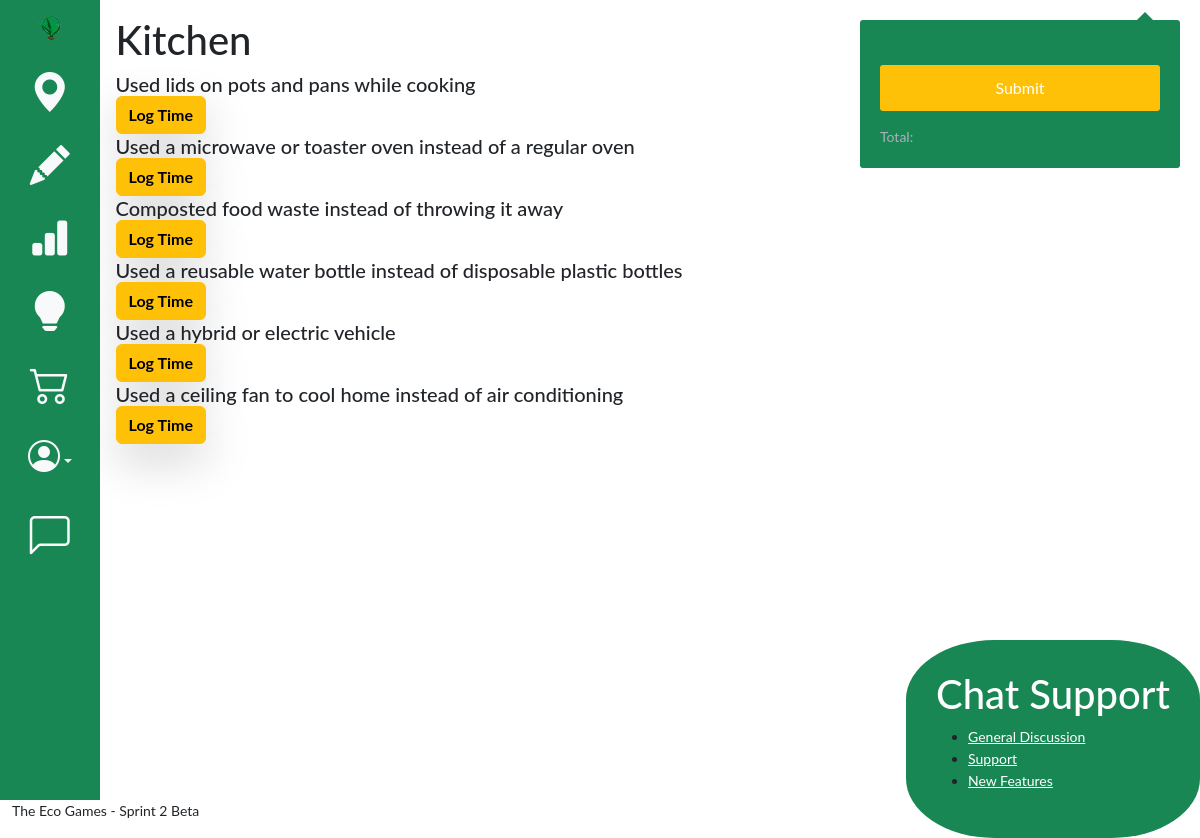
Screenshot of /game/activities/35 (signed in) with the database file from the repository.
### game/models.py (models this page shows, shortened)
class Category(models.Model):
    name=models.CharField(max_length=128)

class Activity(models.Model):
    title = models.TextField(max_length=128, unique=True)
    points=models.IntegerField()
    cat=models.ForeignKey(Category, on_delete=models.CASCADE)
    class ActivityType(models.TextChoices):
        TIMEREQUIRED = 'TR', ('Time required')
        TIMENOTREQUIRED = 'TNR', ('Time not required')
    type=models.CharField(max_length=4, default=ActivityType.TIMENOTREQUIRED)

### game/views.py (the view)
# urls.py: path('activities/<int:pk>', views.ActivitiesDetailView.as_view(), name='activitiesDetails'),
class ActivitiesDetailView(LoginRequiredMixin, DetailView):
    model=Category
    template_name="game/activitiesDetail.html"
    def get_context_data(self, **kwargs):
        context={}
        category=get_object_or_404(Category, pk=self.kwargs['pk'])
        player, created = Challenger.objects.get_or_create(user=self.request.user)
        player.save()
        context['line_items']=getCartItems(player)
        cart, created = UserCart.objects.get_or_create(challenger=player)
        cart.save()
        context['activity_list']=Activity.objects.filter(cat=category)
        context['category']=category
        context['cart'] = cart
        test=Activity.objects.filter(id=78)
        return context

### game/views.py (called while the page is built)
@login_required
def getCartItems(player):
    cart, created = UserCart.objects.get_or_create(challenger=player)
    cart.save()
    context={}
    context['line_items'] = LineItem.objects.filter(cart=cart, checkedOut=False, dateRecorded=date.today()) #set up the line items
    return context['line_items']

### game/templates/game/activitiesDetail.html (shortened to what this page needs)
{% extends 'base.html' %}
{% block content %}
    <h1>{{category.name}}</h1>
    {% for activity in activity_list %}
                <h5 class="card-title">
                    {{ activity.title}}</h5>
            {% if activity.type == 'TR' %}
                <button type="button" class="btn btn-warning shadow-lg log-time-button" data-bs-toggle="modal" data-bs-target="#trModal" onclick="setFields({{activity.id}})"><strong>Log Time and Duration</strong></button>
                {% comment %} <button type="button" class="btn btn-warning shadow-lg log-time-button" data-bs-toggle="modal" data-bs-target="#exampleModal" onclick="setFields({{activity.id}}, '{{activity.type}}')"><strong>Log Time</strong></button> {% endcomment %}
            {% else %}
                <button type="button" class="btn btn-warning shadow-lg log-time-button" data-bs-toggle="modal" data-bs-target="#tnrModal" onclick="setFields({{activity.id}})"><strong>Log Time</strong></button>
            {% endif %}
    {% endfor %}
{% endblock content %}

### templates/cart.html (style rules this page uses)
*, *:before, *:after { box-sizing: border-box; }
body { font: 14px/22px "Lato", Arial, sans-serif; }

### rows the page displays
Category: name "Kitchen"
Activity: title "Used lids on pots and pans while cooking"
Activity: title "Used a microwave or toaster oven instead of a regular oven"
Activity: title "Composted food waste instead of throwing it away"
Activity: title "Used a reusable water bottle instead of disposable plastic bottles"
Activity: title "Used a hybrid or electric vehicle"
Activity: title "Used a ceiling fan to cool home instead of air conditioning"
